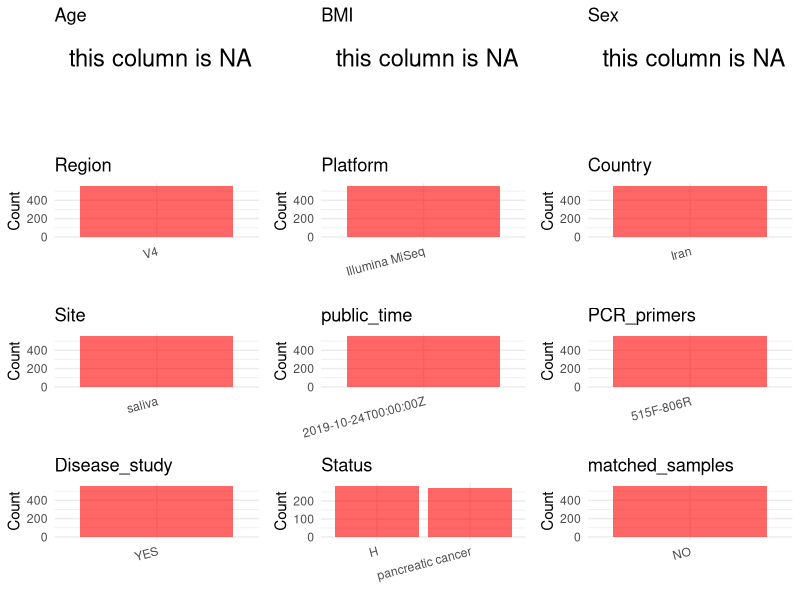

Source code (R): (Note: this script raises an error after producing the figure.)
## ---- chunk 1
# Load necessary libraries
library(dplyr)
library(ggplot2)
library(cowplot)
library(stringr)

# Set working directory (update this path to your local directory)
setwd("/home/hby/oral_project/PRJNA549488")

# Read the initial metadata files
initial_meta <- read.csv("SraRunTable.csv", header = T)

# Combine the two metadata files
# meta <- rbind(initial_meta, initial_meta1)

# Remove entries non-oral samples
# initial_meta <- subset(initial_meta,isolate %in% c("saliva","tongue coat"))

# Check the number of samples containing "HT" in Sample.Name (e.g., healthy controls)
# nrow(subset(meta, grepl("HT", Sample.Name)))

# Display the first few rows of the metadata
head(initial_meta)
## ---- chunk 2
# Create a uniform metadata dataframe
metadata <- data.frame(
  BioProject = initial_meta$BioProject,
  Run = initial_meta$Run,
  sample_name = initial_meta$Library_Name,
  Platform = initial_meta$Instrument,
  Status = initial_meta$CaseControl,
  public_time = initial_meta$ReleaseDate,
  Sex = NA,
  Age = NA,
  BMI = NA
) %>%
  mutate(
    Status = case_when(
      Status == "Control" ~ "H",
      Status == "Case" ~ "pancreatic cancer",
      TRUE ~ as.character(Status)
    )
  )
## ---- chunk 3
# Add information obtained from the publication
metadata$Country <- "Iran"
metadata$Site <- "saliva"
metadata$Region <- "V4"
metadata$PCR_primers <- "515F-806R"
metadata$title <- "Cigarette Smoking and Opium Use in Relation to the Oral Microbiota in Iran"
metadata$Disease_study <- "YES"
metadata$matched_samples <- "NO"
## ---- chunk 4
# Check the number of unique runs and sample names
print(paste("Number of unique runs:", length(unique(metadata$Run))))
print(paste("Number of unique sample names:", length(unique(metadata$sample_name))))
## ---- chunk 5
# Select columns for visualization
plot_data <- metadata %>%
  select(-BioProject, -Run, -sample_name, -title)

# Function to create simple plots for each column
create_simple_plots <- function(data) {
  plots <- list()

  for (col in colnames(data)) {
    # Check if the column is all NA
    if (all(is.na(data[[col]]))) {
      # Create an empty plot with text indicating all NA
      p <- ggplot() +
        annotate("text", x = 0.5, y = 0.5, label = "this column is NA", size = 6) +
        labs(title = col) +
        theme_void()
    } else if (is.numeric(data[[col]])) {
      # Numeric variable: histogram
      p <- ggplot(data, aes(x = .data[[col]])) +
        geom_histogram(fill = "blue", alpha = 0.6, bins = 20, na.rm = TRUE) +
        labs(title = col) +
        theme_minimal()
    } else {
      # Categorical variable: bar plot (remove NA values)
      count_data <- as.data.frame(table(data[[col]], useNA = "ifany"))
      p <- ggplot(count_data, aes(x = reorder(Var1, -Freq), y = Freq)) +
        geom_col(fill = "red", alpha = 0.6) +
        labs(title = col, x = NULL, y = "Count") +
        theme_minimal() +
        theme(axis.text.x = element_text(angle = 15, hjust = 1))
    }
    plots[[col]] <- p
  }

  return(plots)
}

# Generate and arrange plots
plots <- create_simple_plots(plot_data)
p <- plot_grid(plots$Age,
  plots$BMI,
  plots$Sex,
  plots$Region,
  plots$Platform,
  plots$Country,
  plots$Site,
  plots$public_time,
  plots$PCR_primers,
  plots$Disease_study,
  plots$Status,
  plots$matched_samples, # add
  ncol = 3, align = "hv", axis = "lb"
)
ggsave("Metadata_Summary.png", plot = p, width = 8, height = 6, dpi = 150)
## ---- chunk 6
knitr::include_graphics("Metadata_Summary.png")
## ---- chunk 7
# Reorder columns to match the desired format
metadata <- metadata[, c(
  "BioProject", "Run", "sample_name", "Age", "BMI", "Sex",
  "Region", "Platform", "Country", "Site", "public_time",
  "PCR_primers", "title", "Disease_study", "Status", "matched_samples"
)]

# Export the uniform metadata to a CSV file
write.csv(metadata, file = "metadata.csv", quote = FALSE)
head(metadata)
